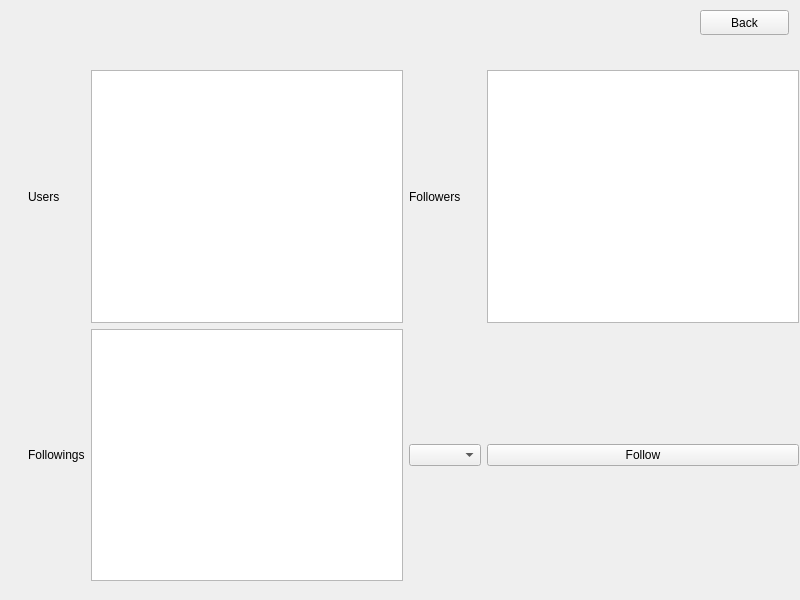
<?xml version="1.0" encoding="UTF-8"?>
<ui version="4.0">
 <class>follow_form</class>
 <widget class="QWidget" name="follow_form">
  <property name="geometry">
   <rect>
    <x>0</x>
    <y>0</y>
    <width>800</width>
    <height>600</height>
   </rect>
  </property>
  <property name="windowTitle">
   <string>Form</string>
  </property>
  <widget class="QPushButton" name="back_button">
   <property name="geometry">
    <rect>
     <x>700</x>
     <y>10</y>
     <width>89</width>
     <height>25</height>
    </rect>
   </property>
   <property name="text">
    <string>Back</string>
   </property>
  </widget>
  <widget class="QWidget" name="gridLayoutWidget">
   <property name="geometry">
    <rect>
     <x>28</x>
     <y>70</y>
     <width>771</width>
     <height>511</height>
    </rect>
   </property>
   <layout class="QGridLayout" name="gridLayout">
    <item row="0" column="1">
     <widget class="QListWidget" name="users_list"/>
    </item>
    <item row="0" column="3">
     <widget class="QListWidget" name="followers_list"/>
    </item>
    <item row="0" column="0">
     <widget class="QLabel" name="label">
      <property name="text">
       <string>Users</string>
      </property>
     </widget>
    </item>
    <item row="0" column="2">
     <widget class="QLabel" name="label_2">
      <property name="text">
       <string>Followers</string>
      </property>
     </widget>
    </item>
    <item row="1" column="0">
     <widget class="QLabel" name="label_3">
      <property name="text">
       <string>Followings</string>
      </property>
     </widget>
    </item>
    <item row="1" column="1">
     <widget class="QListWidget" name="followings_list"/>
    </item>
    <item row="1" column="3">
     <widget class="QPushButton" name="follow_button">
      <property name="text">
       <string>Follow</string>
      </property>
     </widget>
    </item>
    <item row="1" column="2">
     <widget class="QComboBox" name="followable_combo"/>
    </item>
   </layout>
  </widget>
 </widget>
 <resources/>
 <connections/>
</ui>
